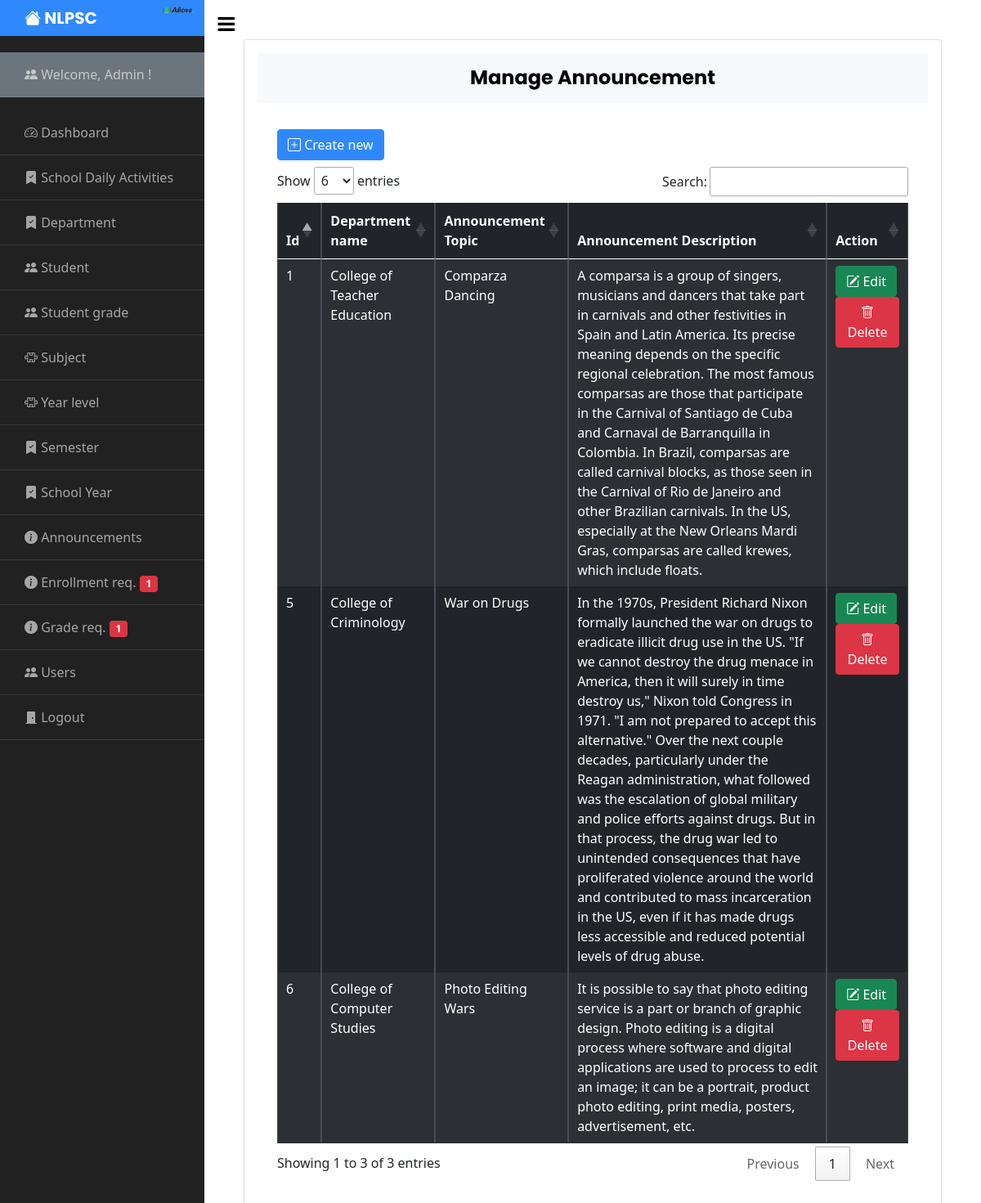
Screenshot of /admin/manage_announcement.php (signed in) with the database file from the repository.
### tables this page shows
CREATE TABLE `user` (
  `Id` int(11) NOT NULL,
  `firstname` varchar(255) NOT NULL,
  `middlename` varchar(255) NOT NULL,
  `lastname` varchar(255) NOT NULL,
  `dob` varchar(255) NOT NULL,
  `age` int(11) NOT NULL,
  `email` varchar(255) NOT NULL,
  `contact` varchar(255) NOT NULL,
  `address` varchar(255) NOT NULL,
  `username` varchar(255) NOT NULL,
  `password` varchar(255) NOT NULL,
  `usertype` varchar(255) NOT NULL DEFAULT 'Teacher',
  `image` varchar(255) NOT NULL
);

CREATE TABLE `announcement` (
  `Id` int(11) NOT NULL,
  `announcement_topic` varchar(255) NOT NULL,
  `description` text NOT NULL,
  `department_id` int(11) NOT NULL,
  `image` varchar(255) NOT NULL
);

CREATE TABLE `department` (
  `Id` int(11) NOT NULL,
  `dept_name` varchar(255) NOT NULL,
  `department_description` text NOT NULL
);

### admin/manage_announcement.php (the view, shortened to what this page needs)
<?php include 'sidebar.php'; ?>
     <div id="content" class="p-4 p-md-5 pt-5">
       <div class="card p-3">
         <h4 class="bg-light p-3" align="center"><strong>Manage Announcement</strong></h4>
         <div class="table-responsive p-4">
           <a href="manage_announcement_create.php" class="btn btn-primary mb-2"><i class="bi bi-plus-square"></i> Create new</a>
           <table class="table table-bordered table-dark table-striped table-hover table-responsive-sm " id="example">
             <thead>
               <tr>
                   <th>Id</th>
                   <th>Department name</th>
                   <th>Announcement Topic</th>
                   <th>Announcement Description</th>
                   <th>Action</th>
               </tr>
             </thead>
             <tbody>
               <?php
                   include("../config.php");
                   $query ="SELECT announcement.Id as announce_id, announcement.announcement_topic, announcement.description, announcement.department_id, announcement.image, department.* FROM announcement, department WHERE announcement.department_id=department.Id";
                   $sql = mysqli_query($conn,$query);
                   while($row = mysqli_fetch_array($sql)) {
               ?>
               <tr>
                   <td><?php echo $row["Id"];?></td>
                   <td><?php echo $row["dept_name"];?></td>
                   <td><?php echo $row["announcement_topic"];?></td>
                   <td><?php echo $row["description"];?></td>
                   <td>
                       <a href="manage_announcement_update.php?id=<?php echo $row['announce_id']; ?>" class="btn btn-success"><i class="bi bi-pencil-square"></i> Edit </a>
                       <button class="btn btn-danger" data-bs-toggle="modal" type="button" data-bs-target="#deleteannouncement_modal<?php echo $row['announce_id']; ?>"><i class="bi bi-trash"></i> Delete</button>
                   </td>
               </tr>
               <?php
                    }
               ?>
             </tbody>
           </table>
       </div>
     </div>
   </div>

### admin/sidebar.php (shortened to what this page needs)
<?php
include '../config.php';
  if(isset($_SESSION['admin_username']) && isset($_SESSION['admin_id'])) {
    $id = $_SESSION['admin_id'];
    $admin = mysqli_query($conn, "SELECT * FROM user WHERE usertype='Admin' AND Id='$id'");
    while($row = mysqli_fetch_array($admin)) {
?>
<!doctype html>
<html lang="en">
  <head>
    <link href="https://cdn.jsdelivr.net/npm/bootstrap@5.0.2/dist/css/bootstrap.min.css" rel="stylesheet">
    <link rel="stylesheet" href="https://cdn.datatables.net/1.11.3/css/jquery.dataTables.min.css">
		<link href="https://cdn.jsdelivr.net/npm/bootstrap@5.0.2/dist/css/bootstrap.min.css" rel="stylesheet">
		<link rel="stylesheet" href="https://stackpath.bootstrapcdn.com/font-awesome/4.7.0/css/font-awesome.min.css">
    <link rel="stylesheet" href="https://cdn.jsdelivr.net/npm/bootstrap-icons@1.8.1/font/bootstrap-icons.css">
		<link rel="stylesheet" href="../css/style.css">
    <link rel="stylesheet" href="../css/bootstrap.min.css">
  </head>
  <body>
		<div class="wrapper d-flex align-items-stretch">
      <nav id="sidebar">
        <div class="custom-menu">
          <button type="button" id="sidebarCollapse" class="btn btn-primary">
            <i class="fa fa-bars"></i>
          </button>
        </div>
        <h1><a href="dashboard.php" class="logo"><i class="bi bi-house-fill"></i> NLPSC</a><img src="../images/logo.png" alt="" width="40" style="position: absolute; right: 12px; top: 7px;"></h1>
        <div class="bg-secondary">
              <ul class="list-unstyled components ">
                <li>
                  <a href="">
                    <i class="bi bi-people-fill"></i> Welcome, <?php echo $row['username']; ?> !
                  </a>
                </li>
              </ul>
        </div>
        <ul class="list-unstyled components mb-5">
          <li>
              <a href="dashboard.php"><i class="bi bi-speedometer2"></i> Dashboard</a>
          </li>
          <li>
            <a href="manage_daily_activities.php"><i class="bi bi-bookmark-check-fill"></i> School Daily Activities</a>
          </li>
          <li>
            <a href="manage_department.php"><i class="bi bi-bookmark-check-fill"></i> Department</a>
          </li>
          <li>
            <a href="manage_student.php"><i class="bi bi-people-fill"></i> Student</a>
          </li>
          <li>
            <a href="manage_grades.php"><i class="bi bi-people-fill"></i> Student grade</a>
          </li>
          <li>
            <a href="manage_subject.php"><i class="bi bi-puzzle"></i> Subject</a>
          </li>
          <li>
            <a href="manage_level.php"><i class="bi bi-puzzle"></i> Year level</a>
          </li>
          <li>
            <a href="manage_semester.php"><i class="bi bi-bookmark-check-fill"></i> Semester</a>
          </li>
          <li>
            <a href="manage_schoolyear.php"><i class="bi bi-bookmark-check-fill"></i> School Year</a>
          </li>
          <li>
            <a href="manage_announcement.php"><i class="bi bi-info-circle-fill"></i> Announcements</a>
          </li>
          <li>
             <?php
            $check = mysqli_query($conn, "SELECT enrollment_Id FROM enrollment");
            $count = mysqli_num_rows($check);
            ?>
            <a href="manage_enrollment.php"><i class="bi bi-info-circle-fill"></i> Enrollment req. <span class="badge bg-danger"><?php echo $count; ?></span></a>
          </li>
           <li>
             <?php
            $check2 = mysqli_query($conn, "SELECT request_grade_Id FROM request_grade");
            $count2 = mysqli_num_rows($check2);
            ?>
            <a href="manage_request_grades.php"><i class="bi bi-info-circle-fill"></i> Grade req. <span class="badge bg-danger"><?php echo $count2; ?></span></a>
          </li>
          <li>
            <a href="manage_user.php"><i class="bi bi-people-fill"></i> Users</a>
          </li>
          <li>
            <a href="../logout.php"><i class="bi bi-door-closed-fill"></i> Logout</a>
          </li>
        </ul>
      </nav>
       <?php } ?>
  </body>
</html>
<?php
    } else {
     header('Location: ../index.php');
    }
?>

### admin/sidebar.php (style rules this page uses)
ul li a, h1 a { text-decoration: none; }

### rows the page displays
user: username "Admin", count "1", count2 "1"
announcement: department.Id "1", department.dept_name "College of Teacher Education", announcement_topic "Comparza Dancing", description "A comparsa is a group of singers, musicians and dancers that take part in carnivals and other festivities in Spain and Latin America. Its precise meaning depends on the specific regional celebration. The most famous comparsas are those that participate in the Carnival of Santiago de Cuba and Carnaval de Barranquilla in Colombia. In Brazil, comparsas are called carnival blocks, as those seen in the Carnival of Rio de Janeiro and other Brazilian carnivals. In the US, especially at the New Orleans Mardi Gras, comparsas are called krewes, which include floats."
announcement: department.Id "6", department.dept_name "College of Computer Studies", announcement_topic "Photo Editing Wars", description "It is possible to say that photo editing service is a part or branch of graphic design. Photo editing is a digital process where software and digital applications are used to process to edit an image; it can be a portrait, product photo editing, print media, posters, advertisement, etc."
announcement: department.Id "5", department.dept_name "College of Criminology", announcement_topic "War on Drugs", description "In the 1970s, President Richard Nixon formally launched the war on drugs to eradicate illicit drug use in the US. \"If we cannot destroy the drug menace in America, then it will surely in time destroy us,\" Nixon told Congress in 1971. \"I am not prepared to accept this alternative.\" Over the next couple decades, particularly under the Reagan administration, what followed was the escalation of global military and police efforts against drugs. But in that process, the drug war led to unintended consequences that have proliferated violence around the world and contributed to mass incarceration in the US, even if it has made drugs less accessible and reduced potential levels of drug abuse."
